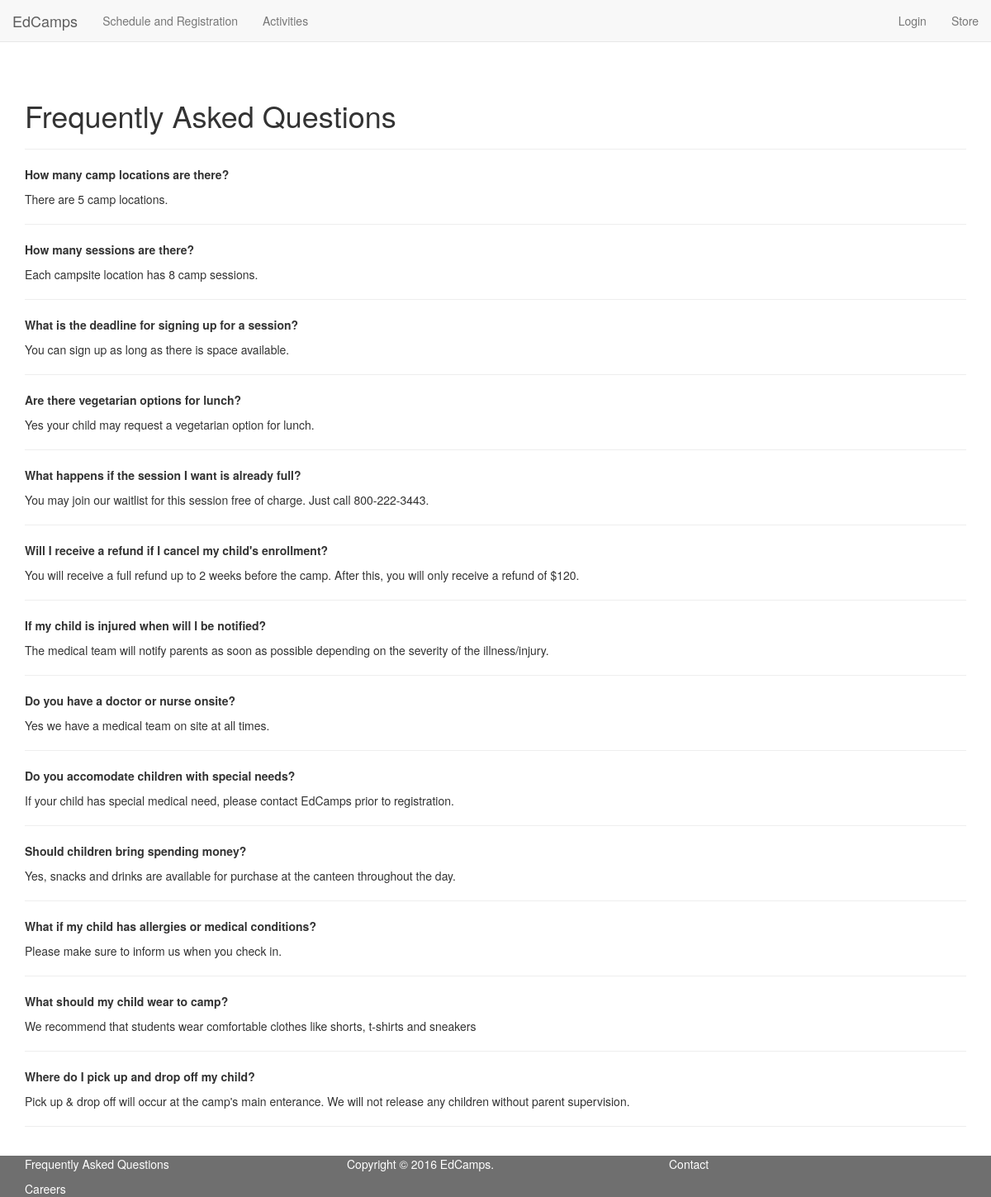
Page /faq.php on the earlier database version.
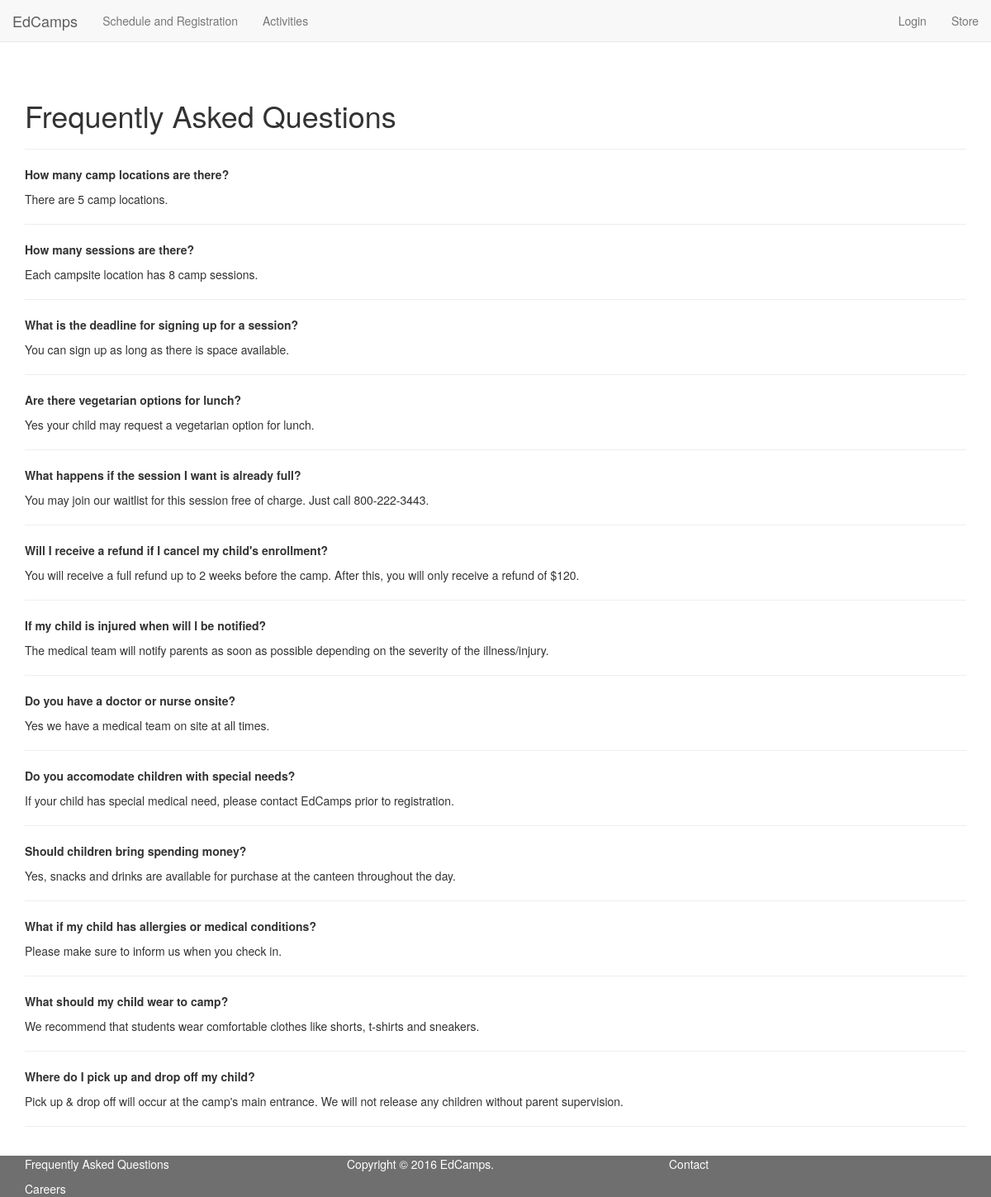
Same page on the later database version.
### tables this page shows
CREATE TABLE questions(
  id INT NOT NULL PRIMARY KEY AUTO_INCREMENT,
  question TEXT,
  answer TEXT
);

### public/faq.php (the view, shortened to what this page needs)
<?php
require_once(TEMPLATES_PATH . "/header.php");
?>
<div class="container container-fluid">
  <h1>Frequently Asked Questions</h1>
  <hr>
  <?php
    $conn = get_db_conn();
    $sql = "SELECT * FROM questions";
    $result = $conn->query($sql);
    while ($row = mysqli_fetch_assoc($result)) {
      $question = $row['question'];
      $answer = $row['answer'];
      echo '<div class="question-answer-pair">';
      echo '<p class="question">' . $question . '</p>';
      echo '<p class="answer">' . $answer . '</p>';
      echo '<hr>';
      echo '</div>';
    }
  ?>
</div>
<?php require_once(TEMPLATES_PATH . "/footer.php"); ?>

### resources/templates/header.php (shortened to what this page needs)
<!DOCTYPE html>
<html>
<head>
  <?php
  require_once(TEMPLATES_PATH . "/head.php");
  ?>
</head>
<body>
  <nav class="navbar navbar-default navbar-fixed-top">
    <div class="container-fluid">
      <div class="navbar-header">
        <a class="navbar-brand" href="/">EdCamps</a>
      </div>
      <div class="collapse navbar-collapse" id="bs-example-navbar-collapse-1">
        <ul class="nav navbar-nav">
          <li><a href="registration.php">Schedule and Registration<span class="sr-only">(current)</span></a></li>
          <li><a href="activities.php">Activities</a></li>
        </ul>
        <ul class="nav navbar-nav navbar-right">
          <?php
          if (isset($_SESSION['user_id'])) {
            require_once('../resources/config.php');
            require_once('helpers/db.php');
            $conn = get_db_conn();
            $user_id = $_SESSION['user_id'];
            $sql = "SELECT * FROM users WHERE id=$user_id";
            $result = $conn->query($sql);
            $row = mysqli_fetch_assoc($result);
            $first_name = $row['first_name'];
            $last_name = $row['last_name'];
            echo '<li class="dropdown">';
            echo '<a href="#" id="login" class="dropdown-toggle account-name" data-toggle="dropdown" role="button" aria-haspopup="true" aria-expanded="false">' . $first_name . ' ' . $last_name . '<span class="caret"></span></a>';
            echo '<ul class="dropdown-menu">';
            echo '<li><a href="#">Account</a></li>';
            echo '<li><a href="faq.php">FAQ</a></li>';
            echo '<li><a href="#" class="logout">Logout</a></li>';
            echo '</li>';
            echo '</ul>';
          }
          else {
            echo '<li><a id="login" class="account-name" href="#">Login</a></li>';
          }
          ?>
          <li><a href="store.php">Store</a></li>
        </ul>
      </div>
    </div>
  </nav>

### resources/templates/head.php (shortened to what this page needs)
<?php
echo '<link href="../resources/lib/css/bootstrap.min.css" rel="stylesheet" type="text/css" />';
echo '<link href="../resources/lib/css/jquery-ui.min.css" rel="stylesheet" type="text/css" />';
echo '<link href="../public/styles/style.css" rel="stylesheet" type="text/css" />';
?>

### resources/templates/footer.php
<footer class="footer navbar-fixed-bottom">
  <div class="container">
    <div class="row">
      <div class="col-lg-4 col-md-4 col-sm-4">
        <p><a href="faq.php">Frequently Asked Questions</a></p>
        <p><a href="#">Careers</a></p>
      </div>
      <div class="col-lg-4 col-md-4 col-sm-4">
        <p>Copyright &copy; <?php echo date("Y"); ?> EdCamps.
      </div>
      <div class="col-lg-4 col-md-4 col-sm-4">
        <p><a href="mailto:info@edcamps.com">Contact</a></p>
      </div>
    </div>
  </div>
</footer>
</body>
</html>

### public/styles/style.css (style rules this page uses)
body { margin-top: 50px; padding-top: 50px; margin-bottom: 50px; padding-bottom: 15px; }
.question { font-weight: bold; }
footer.footer { height: 50px; background: #333; opacity: 0.7; color: white; }
footer.footer a { color: white; }

Differences in the rows shown:
changed questions "What should my child wear to camp?": answer "We recommend that students wear comfortable clothes like shorts, t-shirts and sneakers" → "We recommend that students wear comfortable clothes like shorts, t-shirts and sneakers."
changed questions "Where do I pick up and drop off my child?": answer "Pick up & drop off will occur at the camp's main enterance. We will not release any children without parent supervision." → "Pick up & drop off will occur at the camp's main entrance. We will not release any children without parent supervision."
